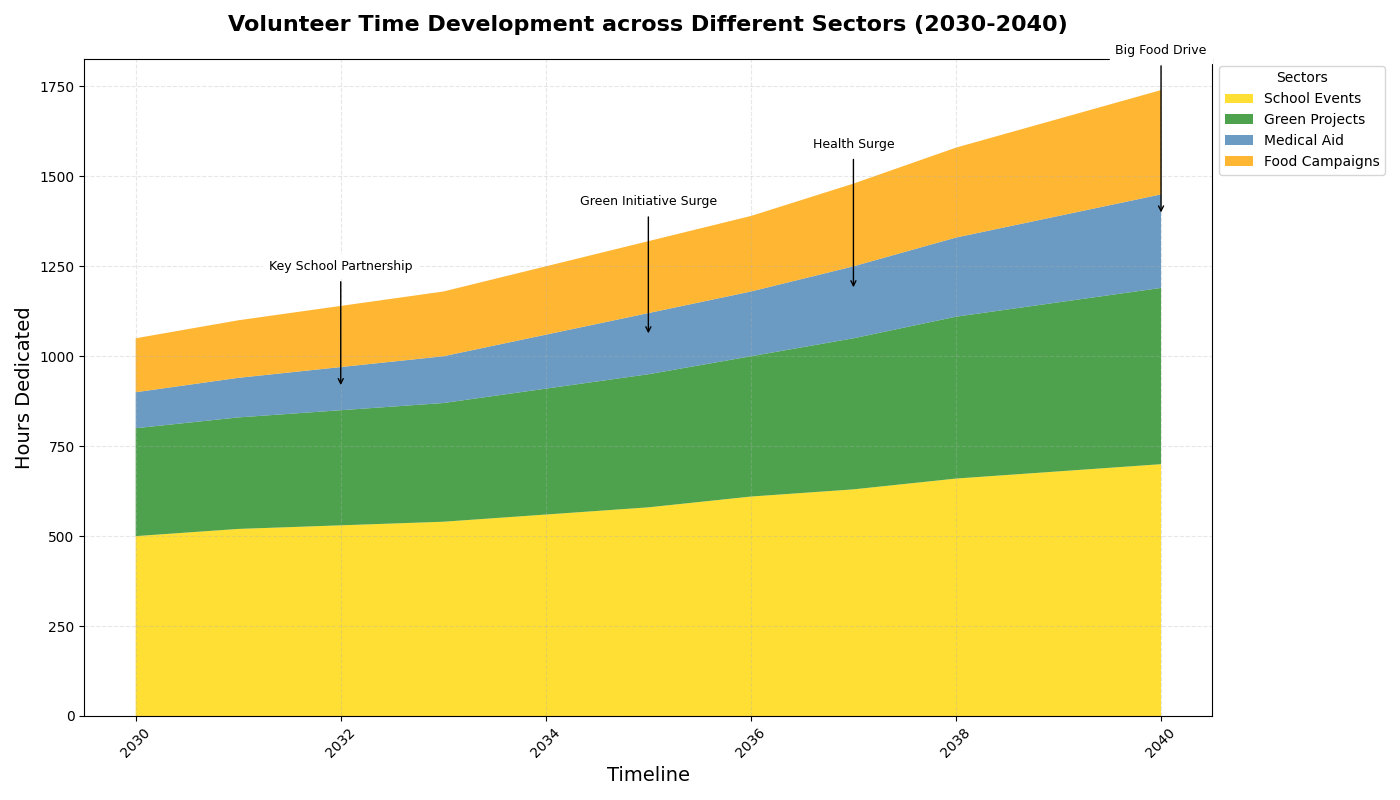

This chart was generated by the following Python code:
import matplotlib.pyplot as plt
import numpy as np

years = np.arange(2030, 2041)

school_programs = np.array([500, 520, 530, 540, 560, 580, 610, 630, 660, 680, 700])
environmental_projects = np.array([300, 310, 320, 330, 350, 370, 390, 420, 450, 470, 490])
# neighborhood_watch removed
healthcare_support = np.array([100, 110, 120, 130, 150, 170, 180, 200, 220, 240, 260])
food_drives = np.array([150, 160, 170, 180, 190, 200, 210, 230, 250, 270, 290])

plt.figure(figsize=(14, 8))
plt.stackplot(years, school_programs, environmental_projects, healthcare_support, food_drives,
              labels=['School Events', 'Green Projects', 'Medical Aid', 'Food Campaigns'],
              colors=['#FFD700', '#228B22', '#4682B4', '#FFA500'], alpha=0.8)

plt.title('Volunteer Time Development across Different Sectors (2030-2040)', fontsize=16, fontweight='bold', pad=20)
plt.xlabel('Timeline', fontsize=14)
plt.ylabel('Hours Dedicated', fontsize=14)

plt.legend(loc='upper left', title='Sectors', bbox_to_anchor=(1, 1), fontsize=10)

plt.grid(alpha=0.3, linestyle='--')
plt.xticks(rotation=45)
plt.tight_layout()

milestones = {
    2032: 'Key School Partnership',
    2035: 'Green Initiative Surge',
    2037: 'Health Surge',
    2040: 'Big Food Drive'
}

for year, text in milestones.items():
    hour_total = sum([school_programs[year-2030], environmental_projects[year-2030], healthcare_support[year-2030], food_drives[year-2030]])
    plt.annotate(text, xy=(year, hour_total*0.8), xytext=(year, hour_total + 100),
                 arrowprops=dict(facecolor='black', arrowstyle='->'),
                 fontsize=9, ha='center', color='black', backgroundcolor='white')

plt.show()
